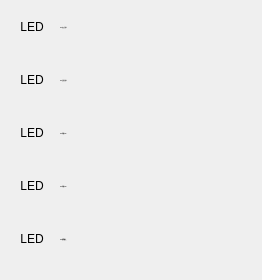
       <widget class="QWidget" name="page_6">
        <widget class="QWidget" name="gridLayoutWidget_15">
         <property name="geometry">
          <rect>
           <x>10</x>
           <y>0</y>
           <width>243</width>
           <height>271</height>
          </rect>
         </property>
         <layout class="QGridLayout" name="gridLayout_15" rowstretch="0,0,0,0,0" columnstretch="0,0">
          <item row="3" column="1">
           <widget class="QLabel" name="label_242">
            <property name="minimumSize">
             <size>
              <width>190</width>
              <height>40</height>
             </size>
            </property>
            <property name="maximumSize">
             <size>
              <width>190</width>
              <height>40</height>
             </size>
            </property>
            <property name="font">
             <font>
              <family>SimSun</family>
              <pointsize>-1</pointsize>
             </font>
            </property>
            <property name="frameShadow">
             <enum>QFrame::Plain</enum>
            </property>
            <property name="text">
             <string>XM4 预留XM4</string>
            </property>
            <property name="alignment">
             <set>Qt::AlignLeading|Qt::AlignLeft|Qt::AlignVCenter</set>
            </property>
           </widget>
          </item>
          <item row="2" column="1">
           <widget class="QLabel" name="label_243">
            <property name="minimumSize">
             <size>
              <width>190</width>
              <height>40</height>
             </size>
            </property>
            <property name="maximumSize">
             <size>
              <width>190</width>
              <height>40</height>
             </size>
            </property>
            <property name="font">
             <font>
              <family>SimSun</family>
              <pointsize>-1</pointsize>
             </font>
            </property>
            <property name="frameShadow">
             <enum>QFrame::Plain</enum>
            </property>
            <property name="text">
             <string>XM3 预留XM3</string>
            </property>
            <property name="alignment">
             <set>Qt::AlignLeading|Qt::AlignLeft|Qt::AlignVCenter</set>
            </property>
           </widget>
          </item>
          <item row="4" column="1">
           <widget class="QLabel" name="label_252">
            <property name="minimumSize">
             <size>
              <width>190</width>
              <height>40</height>
             </size>
            </property>
            <property name="maximumSize">
             <size>
              <width>190</width>
              <height>40</height>
             </size>
            </property>
            <property name="font">
             <font>
              <family>SimSun</family>
              <pointsize>-1</pointsize>
             </font>
            </property>
            <property name="frameShadow">
             <enum>QFrame::Plain</enum>
            </property>
            <property name="text">
             <string>XM5 暂停输入</string>
            </property>
            <property name="alignment">
             <set>Qt::AlignLeading|Qt::AlignLeft|Qt::AlignVCenter</set>
            </property>
           </widget>
          </item>
          <item row="0" column="1">
           <widget class="QLabel" name="label_246">
            <property name="minimumSize">
             <size>
              <width>190</width>
              <height>40</height>
             </size>
            </property>
            <property name="maximumSize">
             <size>
              <width>190</width>
              <height>40</height>
             </size>
            </property>
            <property name="font">
             <font>
              <family>SimSun</family>
              <pointsize>-1</pointsize>
             </font>
            </property>
            <property name="autoFillBackground">
             <bool>false</bool>
            </property>
            <property name="frameShadow">
             <enum>QFrame::Plain</enum>
            </property>
            <property name="text">
             <string>XM1 加工完成1</string>
            </property>
            <property name="scaledContents">
             <bool>true</bool>
            </property>
            <property name="alignment">
             <set>Qt::AlignLeading|Qt::AlignLeft|Qt::AlignVCenter</set>
            </property>
           </widget>
          </item>
          <item row="1" column="1">
           <widget class="QLabel" name="label_247">
            <property name="minimumSize">
             <size>
              <width>190</width>
              <height>40</height>
             </size>
            </property>
            <property name="maximumSize">
             <size>
              <width>190</width>
              <height>40</height>
             </size>
            </property>
            <property name="font">
             <font>
              <family>SimSun</family>
              <pointsize>-1</pointsize>
             </font>
            </property>
            <property name="frameShadow">
             <enum>QFrame::Plain</enum>
            </property>
            <property name="text">
             <string>XM2 定位完成1</string>
            </property>
            <property name="scaledContents">
             <bool>true</bool>
            </property>
            <property name="alignment">
             <set>Qt::AlignLeading|Qt::AlignLeft|Qt::AlignVCenter</set>
            </property>
           </widget>
          </item>
          <item row="0" column="0">
           <widget class="QLabel" name="label_240">
            <property name="minimumSize">
             <size>
              <width>40</width>
              <height>40</height>
             </size>
            </property>
            <property name="maximumSize">
             <size>
              <width>40</width>
              <height>40</height>
             </size>
            </property>
            <property name="text">
             <string>LED</string>
            </property>
            <property name="textFormat">
             <enum>Qt::PlainText</enum>
            </property>
            <property name="alignment">
             <set>Qt::AlignCenter</set>
            </property>
           </widget>
          </item>
          <item row="1" column="0">
           <widget class="QLabel" name="label_239">
            <property name="minimumSize">
             <size>
              <width>40</width>
              <height>40</height>
             </size>
            </property>
            <property name="maximumSize">
             <size>
              <width>40</width>
              <height>40</height>
             </size>
            </property>
            <property name="text">
             <string>LED</string>
            </property>
            <property name="textFormat">
             <enum>Qt::PlainText</enum>
            </property>
            <property name="alignment">
             <set>Qt::AlignCenter</set>
            </property>
           </widget>
          </item>
          <item row="2" column="0">
           <widget class="QLabel" name="label_245">
            <property name="minimumSize">
             <size>
              <width>40</width>
              <height>40</height>
             </size>
            </property>
            <property name="maximumSize">
             <size>
              <width>40</width>
              <height>40</height>
             </size>
            </property>
            <property name="text">
             <string>LED</string>
            </property>
            <property name="textFormat">
             <enum>Qt::PlainText</enum>
            </property>
            <property name="alignment">
             <set>Qt::AlignCenter</set>
            </property>
           </widget>
          </item>
          <item row="3" column="0">
           <widget class="QLabel" name="label_248">
            <property name="minimumSize">
             <size>
              <width>40</width>
              <height>40</height>
             </size>
            </property>
            <property name="maximumSize">
             <size>
              <width>40</width>
              <height>40</height>
             </size>
            </property>
            <property name="text">
             <string>LED</string>
            </property>
            <property name="textFormat">
             <enum>Qt::PlainText</enum>
            </property>
            <property name="alignment">
             <set>Qt::AlignCenter</set>
            </property>
           </widget>
          </item>
          <item row="4" column="0">
           <widget class="QLabel" name="label_249">
            <property name="minimumSize">
             <size>
              <width>40</width>
              <height>40</height>
             </size>
            </property>
            <property name="maximumSize">
             <size>
              <width>40</width>
              <height>40</height>
             </size>
            </property>
            <property name="text">
             <string>LED</string>
            </property>
            <property name="textFormat">
             <enum>Qt::PlainText</enum>
            </property>
            <property name="alignment">
             <set>Qt::AlignCenter</set>
            </property>
           </widget>
          </item>
         </layout>
        </widget>
       </widget>
